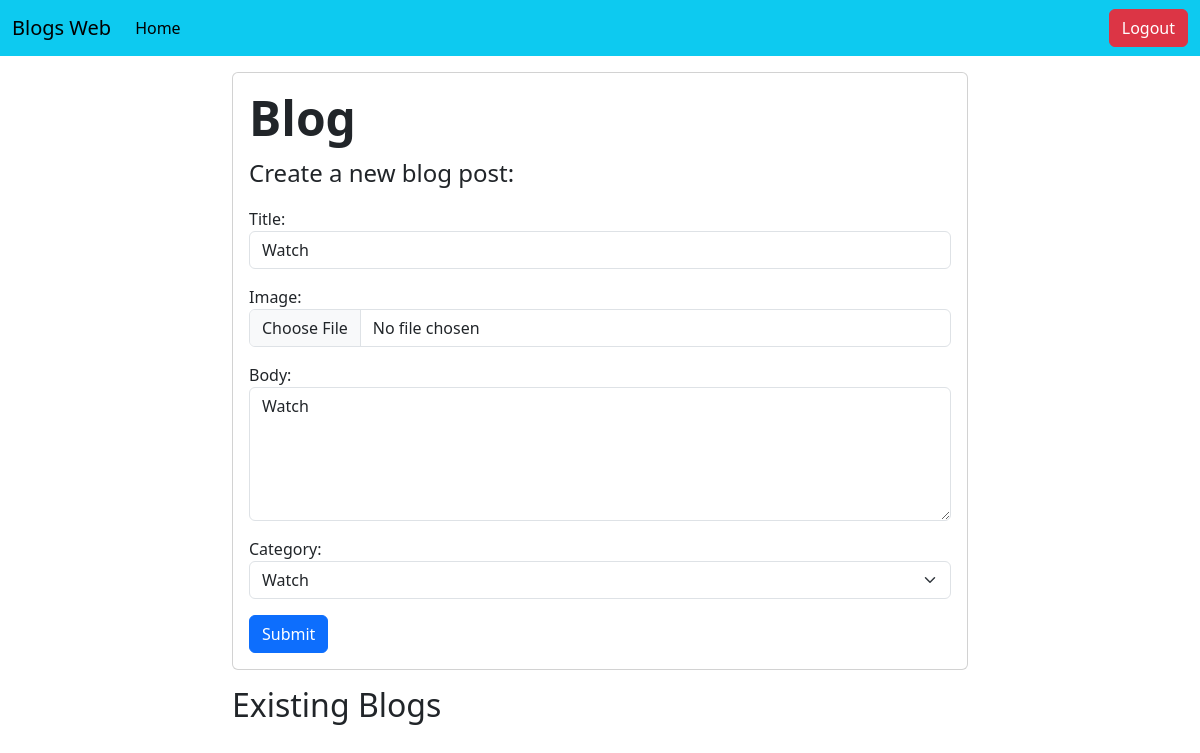
The app's page /edit/19/ (signed in) with its own data.
### blog/models.py (models this page shows, shortened)
class Blog(models.Model):
    title = models.CharField(max_length=255, null=True)
    body = models.TextField(null=True)
    created_on = models.DateTimeField(auto_now_add=True, null=True)
    created_by = models.ForeignKey(User, on_delete=models.CASCADE, null=True, blank=True, related_name="blogs")
    last_modified = models.DateTimeField(auto_now=True,null=True)
    category = models.ForeignKey(Category, on_delete=models.CASCADE, related_name="blogs", null=True)
    image = models.ImageField(upload_to='', null=True, blank=True)

### blog/views.py (the view)
# urls.py: path('edit/<int:blog_id>/', views.edit, name='edit'),
def edit(request, blog_id):
    if request.user.is_superuser:
        blog = get_object_or_404(Blog, pk=blog_id)
    else:
        blog = get_object_or_404(Blog, pk=blog_id, created_by=request.user)
    if request.method == 'POST':
        form = BlogForm(request.POST, request.FILES, instance=blog)
        if form.is_valid():
            form.save()
            messages.success(request, "Blog post updated successfully!")
            return redirect('home')
        else:
            messages.error(request, "Please correct the errors below.")
    else:
        form = BlogForm(instance=blog)
    return render(request, 'edit.html', {'form': form, 'blog': blog})

### blog/forms.py
class BlogForm(forms.ModelForm):
    class Meta:
        model = Blog
        fields = ['title', 'image', 'body', 'category']
        widgets = {
            'title': forms.TextInput(attrs={'class': 'form-control'}),
            'image': forms.FileInput(attrs={'class': 'form-control'}),
            'body': forms.Textarea(attrs={'class': 'form-control', 'rows': 5}),
            'category': forms.Select(attrs={'class': 'form-select'})
        }

### blog/models.py (called while the page is built)
    def __str__(self):
        return self.name

### templates/edit.html (shortened to what this page needs)
{% extends 'home.html' %}
{% load static %}

### templates/home.html (shortened to what this page needs)
{% include 'navbar.html' %}
<!doctype html>
<html lang="en">
<head>
    <link href="https://cdn.jsdelivr.net/npm/bootstrap@5.3.3/dist/css/bootstrap.min.css" rel="stylesheet"
>
</head>
<body>
    <div class="container">
        <div class="row justify-content-center">
            <div class="col-md-8">
                <div class="card mb-3">
                    <div class="card-body">
                        <h1 class="display-5 fw-bold">Blog</h1>
                        <p class="col-md-8 fs-4">Create a new blog post:</p>
                        <form method="post" enctype="multipart/form-data">
                            {{ form.as_p }}
                            <button type="submit" class="btn btn-primary">Submit</button>
                        </form>
                    </div>
                </div>
            </div>
          </div>
          <div class="row justify-content-center">
            <div class="col-md-8">
                <h2>Existing Blogs</h2>
            </div>
          </div>
        </div>
</body>
</html>

### records on screen
Blog: title "Watch", body "Watch", category "Watch"
